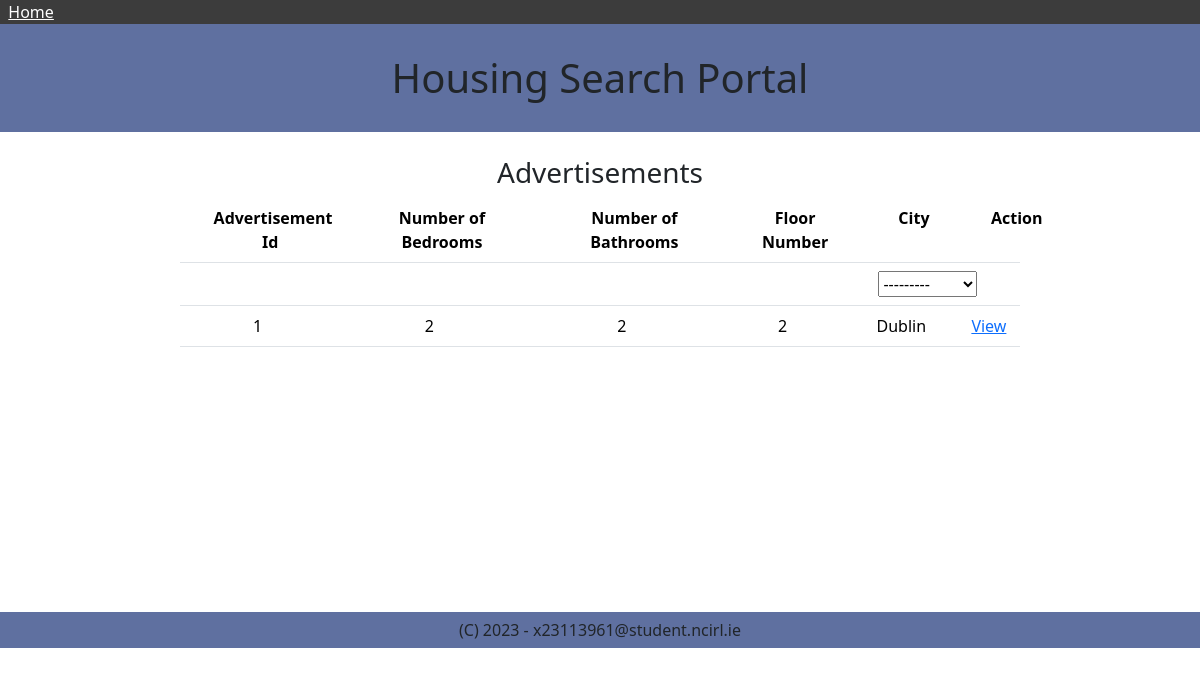
Before: /houseadvertisements with the older database file.
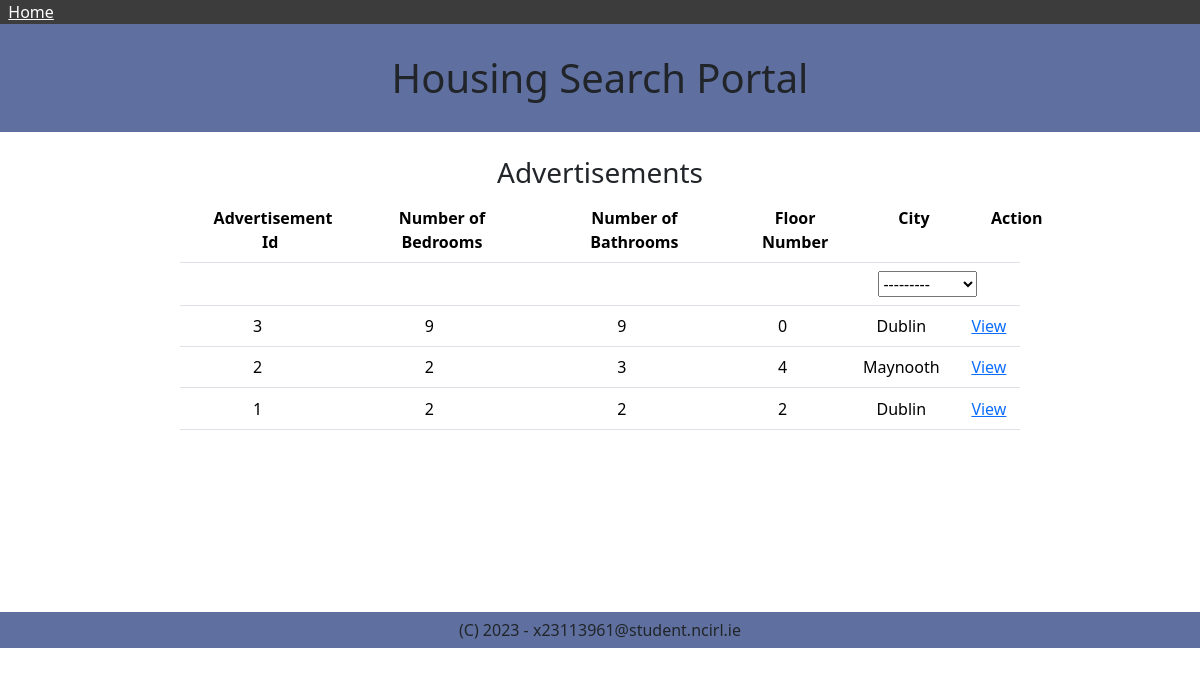
After: the same page with the newer database file.
### housingapp/models.py (models this page shows, shortened)
class HouseAdvertisement(models.Model):
    rent_per_month = models.PositiveIntegerField()
    number_of_bedroom = models.PositiveIntegerField()
    number_of_bathroom = models.PositiveIntegerField()
    floor_number = models.IntegerField()
    nearby_utilities_landmarks = models.CharField(max_length=500)
    user = models.ForeignKey(User,on_delete=models.CASCADE)
    city = models.ForeignKey(City,on_delete=models.CASCADE)
    address = models.CharField(max_length=200)
    advertisement_visibility = models.IntegerField(choices=advertisement_visibility)
    contact_no = models.CharField(max_length=20)

class City(models.Model):
    name = models.CharField(max_length=100)
    def __str__(self):
        return str(self.name)

### housingapp/views.py (the view)
@require_GET
def gethouseadvertisements(request):
    cities = City.objects.order_by('name')[:] # pylint: disable=no-member
    city_id=request.GET.get('city_id','0')
    if city_id == '0':
        houseadvertisements = HouseAdvertisement.objects.filter( # pylint: disable=no-member
                advertisement_visibility=1
            ).order_by('-id')[:]
    else:
        houseadvertisements = HouseAdvertisement.objects.filter( # pylint: disable=no-member
                advertisement_visibility=1, city__pk=int(city_id)
            ).order_by('-id')[:]
    context = {
        'houseadvertisements': houseadvertisements,
        'cities': cities,
        'city_id': [int(city_id)]
    }
    return render(request, 'housingapp/houseadvertisements.html', context)

### housingapp/templates/housingapp/houseadvertisements.html (shortened to what this page needs)
{% extends "housingapp/base_generic.html" %}
{% block content %}
    <div class="center-div">
        {% if are_my_houseadvertisements %}
            <h3>My Advertisements</h3>
        {% else %}
            <h3>Advertisements</h3>
        {% endif %}
        <form action='' method='get'>
            <div class="left-manner-div">
                <table class="table">
                    <tr>
                        <th>Advertisement Id</th>
                        <th>Number of Bedrooms</th>
                        <th>Number of Bathrooms</th>
                        <th>Floor Number</th>
                        <th>City</th>
                        <th>Action</th>
                    </tr>
                    <tr>
                        <th>&nbsp;</th>
                        <th>&nbsp;</th>
                        <th>&nbsp;</th>
                        <th>&nbsp;</th>
                        <th>
                            <select onChange="form.submit();" name="city_id">
                                <option value="0">---------</option>
                            </select>
                        </th>
                        <th>&nbsp;</th>
                    </tr>
                    {% if houseadvertisements %}
                    {% for houseadvertisement in houseadvertisements %}
                    <tr>
                        <td>{{ houseadvertisement.id }}</td>
                        <td>{{ houseadvertisement.number_of_bedroom }}</td>
                        <td>{{ houseadvertisement.number_of_bathroom }}</td>
                        <td>{{ houseadvertisement.floor_number }}</td>
                        <td>{{ houseadvertisement.city }}</td>
                        <td>
                            {% if are_my_houseadvertisements %}
                                <a href="{% url 'housingapp:houseadvertisement_existing' houseadvertisement.id %}">Edit</a>
                                &nbsp;|&nbsp;
                                <a href="{% url 'housingapp:houseadvertisement_delete' houseadvertisement.id %}">Delete</a>
                            {% else %}
                                <a href="{% url 'housingapp:houseadvertisement_view' houseadvertisement.id %}">View</a>
                            {% endif %}
                        </td>
                    </tr>
                    {% endfor %}
                    {% else %}
                    <tr>
                        <td colspan='5'>
                            There are no advertisements.
                        </td>
                    </tr>
                    {% endif %}
                </table>
            </div>
        </form>
    </div>
{% endblock content %}

### housingapp/templates/housingapp/base_generic.html (shortened to what this page needs)
{% load static %}
<!DOCTYPE html>
<html>
<head>
    <link href="https://cdn.jsdelivr.net/npm/bootstrap@5.3.2/dist/css/bootstrap.min.css" rel="stylesheet">
</head>
<body>
    <div class="topHeading">
        &nbsp;&nbsp;<a class="topHeading" href="/">Home</a>
    </div>
    <div class="headerClass">
        Housing Search Portal
    </div>
<main>
{% block content %}{% endblock %}
</main>
    <footer>
        <div class="footerClass">
            (C) 2023 - x23113961@student.ncirl.ie
        </div>
    </footer>
</body>
</html>

### housingapp/templates/housingapp/base_generic.html (style rules this page uses)
.headerClass { width: 100%; text-align: center; font-size: 250%; padding-top: 2%; padding-bottom: 2%; background-color: rgb(95, 112, 160); }
.footerClass { width: 100%; text-align: center; padding-top: 0.5%; padding-bottom: 0.5%; background-color: rgb(95, 112, 160); }
.topHeading { background-color: rgb(60, 60, 60); color: white; }

### housingapp/templates/housingapp/houseadvertisements.html (style rules this page uses)
.center-div { text-align: center; padding-top: 2%; height: 60vh; }
.left-manner-div { margin: 0 auto; width: 70%; }
.table th { text-align: center; padding-left: 4%; }
.table td { padding-left: 1%; padding-top: 1%; text-align: center; }

Changed rows visible on the page:
added HouseAdvertisement: id "3", number_of_bedroom "9", number_of_bathroom "9", floor_number "0", city "Dublin"
added HouseAdvertisement: id "2", number_of_bedroom "2", number_of_bathroom "3", floor_number "4", city "Maynooth"
